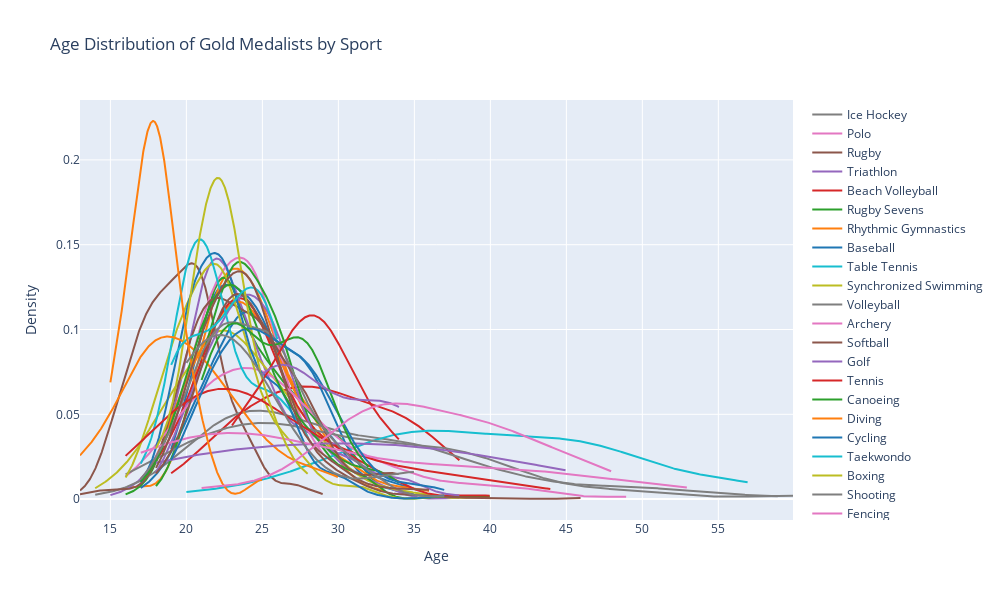

Notebook code for this chart:
### Code cell
fig = ff.create_distplot(x, name, show_hist=False, show_rug=False)

fig.update_layout(
    title='Age Distribution of Gold Medalists by Sport',
    xaxis_title='Age',
    yaxis_title='Density',
    autosize=False,
    width=1000,
    height=600,
    )

fig.show()

### Figure 1 — Plotly figure (JSON) as saved in the notebook; plotly's stock layout.template omitted (floating-point values rounded to 4 significant figures; data arrays with more than 128 entries replaced by an {"elided": "..."} marker saying what was removed)
{"data": [{"legendgroup": "Basketball", "marker": {"color": "rgb(31, 119, 180)"}, "mode": "lines", "name": "Basketball", "showlegend": true, "type": "scatter", "x": {"elided": "500 float values"}, "xaxis": "x", "y": {"elided": "500 float values"}, "yaxis": "y"}, {"legendgroup": "Judo", "marker": {"color": "rgb(255, 127, 14)"}, "mode": "lines", "name": "Judo", "showlegend": true, "type": "scatter", "x": {"elided": "500 float values"}, "xaxis": "x", "y": {"elided": "500 float values"}, "yaxis": "y"}, {"legendgroup": "Football", "marker": {"color": "rgb(44, 160, 44)"}, "mode": "lines", "name": "Football", "showlegend": true, "type": "scatter", "x": {"elided": "500 float values"}, "xaxis": "x", "y": {"elided": "500 float values"}, "yaxis": "y"}, {"legendgroup": "Tug-Of-War", "marker": {"color": "rgb(214, 39, 40)"}, "mode": "lines", "name": "Tug-Of-War", "showlegend": true, "type": "scatter", "x": {"elided": "500 float values"}, "xaxis": "x", "y": {"elided": "500 float values"}, "yaxis": "y"}, {"legendgroup": "Athletics", "marker": {"color": "rgb(148, 103, 189)"}, "mode": "lines", "name": "Athletics", "showlegend": true, "type": "scatter", "x": {"elided": "500 float values"}, "xaxis": "x", "y": {"elided": "500 float values"}, "yaxis": "y"}, {"legendgroup": "Swimming", "marker": {"color": "rgb(140, 86, 75)"}, "mode": "lines", "name": "Swimming", "showlegend": true, "type": "scatter", "x": {"elided": "500 float values"}, "xaxis": "x", "y": {"elided": "500 float values"}, "yaxis": "y"}, {"legendgroup": "Badminton", "marker": {"color": "rgb(227, 119, 194)"}, "mode": "lines", "name": "Badminton", "showlegend": true, "type": "scatter", "x": {"elided": "500 float values"}, "xaxis": "x", "y": {"elided": "500 float values"}, "yaxis": "y"}, {"legendgroup": "Sailing", "marker": {"color": "rgb(127, 127, 127)"}, "mode": "lines", "name": "Sailing", "showlegend": true, "type": "scatter", "x": {"elided": "500 float values"}, "xaxis": "x", "y": {"elided": "500 float values"}, "yaxis": "y"}, {"legendgroup": "Gymnastics", "marker": {"color": "rgb(188, 189, 34)"}, "mode": "lines", "name": "Gymnastics", "showlegend": true, "type": "scatter", "x": {"elided": "500 float values"}, "xaxis": "x", "y": {"elided": "500 float values"}, "yaxis": "y"}, {"legendgroup": "Art Competitions", "marker": {"color": "rgb(23, 190, 207)"}, "mode": "lines", "name": "Art Competitions", "showlegend": true, "type": "scatter", "x": {"elided": "500 float values"}, "xaxis": "x", "y": {"elided": "500 float values"}, "yaxis": "y"}, {"legendgroup": "Handball", "marker": {"color": "rgb(31, 119, 180)"}, "mode": "lines", "name": "Handball", "showlegend": true, "type": "scatter", "x": {"elided": "500 float values"}, "xaxis": "x", "y": {"elided": "500 float values"}, "yaxis": "y"}, {"legendgroup": "Weightlifting", "marker": {"color": "rgb(255, 127, 14)"}, "mode": "lines", "name": "Weightlifting", "showlegend": true, "type": "scatter", "x": {"elided": "500 float values"}, "xaxis": "x", "y": {"elided": "500 float values"}, "yaxis": "y"}, {"legendgroup": "Wrestling", "marker": {"color": "rgb(44, 160, 44)"}, "mode": "lines", "name": "Wrestling", "showlegend": true, "type": "scatter", "x": {"elided": "500 float values"}, "xaxis": "x", "y": {"elided": "500 float values"}, "yaxis": "y"}, {"legendgroup": "Water Polo", "marker": {"color": "rgb(214, 39, 40)"}, "mode": "lines", "name": "Water Polo", "showlegend": true, "type": "scatter", "x": {"elided": "500 float values"}, "xaxis": "x", "y": {"elided": "500 float values"}, "yaxis": "y"}, {"legendgroup": "Hockey", "marker": {"color": "rgb(148, 103, 189)"}, "mode": "lines", "name": "Hockey", "showlegend": true, "type": "scatter", "x": {"elided": "500 float values"}, "xaxis": "x", "y": {"elided": "500 float values"}, "yaxis": "y"}, {"legendgroup": "Rowing", "marker": {"color": "rgb(140, 86, 75)"}, "mode": "lines", "name": "Rowing", "showlegend": true, "type": "scatter", "x": {"elided": "500 float values"}, "xaxis": "x", "y": {"elided": "500 float values"}, "yaxis": "y"}, {"legendgroup": "Fencing", "marker": {"color": "rgb(227, 119, 194)"}, "mode": "lines", "name": "Fencing", "showlegend": true, "type": "scatter", "x": {"elided": "500 float values"}, "xaxis": "x", "y": {"elided": "500 float values"}, "yaxis": "y"}, {"legendgroup": "Shooting", "marker": {"color": "rgb(127, 127, 127)"}, "mode": "lines", "name": "Shooting", "showlegend": true, "type": "scatter", "x": {"elided": "500 float values"}, "xaxis": "x", "y": {"elided": "500 float values"}, "yaxis": "y"}, {"legendgroup": "Boxing", "marker": {"color": "rgb(188, 189, 34)"}, "mode": "lines", "name": "Boxing", "showlegend": true, "type": "scatter", "x": {"elided": "500 float values"}, "xaxis": "x", "y": {"elided": "500 float values"}, "yaxis": "y"}, {"legendgroup": "Taekwondo", "marker": {"color": "rgb(23, 190, 207)"}, "mode": "lines", "name": "Taekwondo", "showlegend": true, "type": "scatter", "x": {"elided": "500 float values"}, "xaxis": "x", "y": {"elided": "500 float values"}, "yaxis": "y"}, {"legendgroup": "Cycling", "marker": {"color": "rgb(31, 119, 180)"}, "mode": "lines", "name": "Cycling", "showlegend": true, "type": "scatter", "x": {"elided": "500 float values"}, "xaxis": "x", "y": {"elided": "500 float values"}, "yaxis": "y"}, {"legendgroup": "Diving", "marker": {"color": "rgb(255, 127, 14)"}, "mode": "lines", "name": "Diving", "showlegend": true, "type": "scatter", "x": {"elided": "500 float values"}, "xaxis": "x", "y": {"elided": "500 float values"}, "yaxis": "y"}, {"legendgroup": "Canoeing", "marker": {"color": "rgb(44, 160, 44)"}, "mode": "lines", "name": "Canoeing", "showlegend": true, "type": "scatter", "x": {"elided": "500 float values"}, "xaxis": "x", "y": {"elided": "500 float values"}, "yaxis": "y"}, {"legendgroup": "Tennis", "marker": {"color": "rgb(214, 39, 40)"}, "mode": "lines", "name": "Tennis", "showlegend": true, "type": "scatter", "x": {"elided": "500 float values"}, "xaxis": "x", "y": {"elided": "500 float values"}, "yaxis": "y"}, {"legendgroup": "Golf", "marker": {"color": "rgb(148, 103, 189)"}, "mode": "lines", "name": "Golf", "showlegend": true, "type": "scatter", "x": {"elided": "500 float values"}, "xaxis": "x", "y": {"elided": "500 float values"}, "yaxis": "y"}, {"legendgroup": "Softball", "marker": {"color": "rgb(140, 86, 75)"}, "mode": "lines", "name": "Softball", "showlegend": true, "type": "scatter", "x": {"elided": "500 float values"}, "xaxis": "x", "y": {"elided": "500 float values"}, "yaxis": "y"}, {"legendgroup": "Archery", "marker": {"color": "rgb(227, 119, 194)"}, "mode": "lines", "name": "Archery", "showlegend": true, "type": "scatter", "x": {"elided": "500 float values"}, "xaxis": "x", "y": {"elided": "500 float values"}, "yaxis": "y"}, {"legendgroup": "Volleyball", "marker": {"color": "rgb(127, 127, 127)"}, "mode": "lines", "name": "Volleyball", "showlegend": true, "type": "scatter", "x": {"elided": "500 float values"}, "xaxis": "x", "y": {"elided": "500 float values"}, "yaxis": "y"}, {"legendgroup": "Synchronized Swimming", "marker": {"color": "rgb(188, 189, 34)"}, "mode": "lines", "name": "Synchronized Swimming", "showlegend": true, "type": "scatter", "x": {"elided": "500 float values"}, "xaxis": "x", "y": {"elided": "500 float values"}, "yaxis": "y"}, {"legendgroup": "Table Tennis", "marker": {"color": "rgb(23, 190, 207)"}, "mode": "lines", "name": "Table Tennis", "showlegend": true, "type": "scatter", "x": {"elided": "500 float values"}, "xaxis": "x", "y": {"elided": "500 float values"}, "yaxis": "y"}, {"legendgroup": "Baseball", "marker": {"color": "rgb(31, 119, 180)"}, "mode": "lines", "name": "Baseball", "showlegend": true, "type": "scatter", "x": {"elided": "500 float values"}, "xaxis": "x", "y": {"elided": "500 float values"}, "yaxis": "y"}, {"legendgroup": "Rhythmic Gymnastics", "marker": {"color": "rgb(255, 127, 14)"}, "mode": "lines", "name": "Rhythmic Gymnastics", "showlegend": true, "type": "scatter", "x": {"elided": "500 float values"}, "xaxis": "x", "y": {"elided": "500 float values"}, "yaxis": "y"}, {"legendgroup": "Rugby Sevens", "marker": {"color": "rgb(44, 160, 44)"}, "mode": "lines", "name": "Rugby Sevens", "showlegend": true, "type": "scatter", "x": {"elided": "500 float values"}, "xaxis": "x", "y": {"elided": "500 float values"}, "yaxis": "y"}, {"legendgroup": "Beach Volleyball", "marker": {"color": "rgb(214, 39, 40)"}, "mode": "lines", "name": "Beach Volleyball", "showlegend": true, "type": "scatter", "x": {"elided": "500 float values"}, "xaxis": "x", "y": {"elided": "500 float values"}, "yaxis": "y"}, {"legendgroup": "Triathlon", "marker": {"color": "rgb(148, 103, 189)"}, "mode": "lines", "name": "Triathlon", "showlegend": true, "type": "scatter", "x": {"elided": "500 float values"}, "xaxis": "x", "y": {"elided": "500 float values"}, "yaxis": "y"}, {"legendgroup": "Rugby", "marker": {"color": "rgb(140, 86, 75)"}, "mode": "lines", "name": "Rugby", "showlegend": true, "type": "scatter", "x": {"elided": "500 float values"}, "xaxis": "x", "y": {"elided": "500 float values"}, "yaxis": "y"}, {"legendgroup": "Polo", "marker": {"color": "rgb(227, 119, 194)"}, "mode": "lines", "name": "Polo", "showlegend": true, "type": "scatter", "x": {"elided": "500 float values"}, "xaxis": "x", "y": {"elided": "500 float values"}, "yaxis": "y"}, {"legendgroup": "Ice Hockey", "marker": {"color": "rgb(127, 127, 127)"}, "mode": "lines", "name": "Ice Hockey", "showlegend": true, "type": "scatter", "x": {"elided": "500 float values"}, "xaxis": "x", "y": {"elided": "500 float values"}, "yaxis": "y"}], "layout": {"autosize": false, "barmode": "overlay", "height": 600, "hovermode": "closest", "legend": {"traceorder": "reversed"}, "title": {"text": "Age Distribution of Gold Medalists by Sport"}, "width": 1000, "xaxis": {"anchor": "y2", "autorange": true, "domain": [0, 1], "range": [13, 59.91], "title": {"text": "Age"}, "type": "linear", "zeroline": false}, "yaxis": {"anchor": "free", "autorange": true, "domain": [0, 1], "position": 0, "range": [-0.01232, 0.2353], "title": {"text": "Density"}, "type": "linear"}}}
